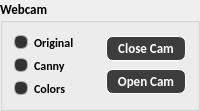
           <widget class="QGroupBox" name="groupBox_2">
            <property name="minimumSize">
             <size>
              <width>200</width>
              <height>100</height>
             </size>
            </property>
            <property name="font">
             <font>
              <family>Calibri</family>
              <pointsize>10</pointsize>
              <weight>75</weight>
              <bold>true</bold>
             </font>
            </property>
            <property name="autoFillBackground">
             <bool>false</bool>
            </property>
            <property name="title">
             <string>Webcam</string>
            </property>
            <layout class="QHBoxLayout" name="horizontalLayout_13">
             <item>
              <layout class="QVBoxLayout" name="verticalLayout_9">
               <item>
                <widget class="QRadioButton" name="radioButton_webcam_original">
                 <property name="font">
                  <font>
                   <family>Calibri</family>
                   <pointsize>9</pointsize>
                   <weight>75</weight>
                   <italic>false</italic>
                   <bold>true</bold>
                  </font>
                 </property>
                 <property name="styleSheet">
                  <string notr="true">QRadioButton::indicator:checked, QRadioButton::indicator:unchecked{
    color: #b1b1b1;
    background-color: #323232;
    border: 1px solid #b1b1b1;
    border-radius: 6px;
}

QRadioButton::indicator:checked
{
    background-color: qradialgradient(
        cx: 0.5, cy: 0.5,
        fx: 0.5, fy: 0.5,
        radius: 1.0,
        stop: 0.25 #ffaa00,
        stop: 0.3 #323232
    );
}

QRadioButton::indicator
{
    border-radius: 6px;
}

QRadioButton::indicator:hover, QCheckBox::indicator:hover
{
    border: 1px solid #ffaa00;
}</string>
                 </property>
                 <property name="text">
                  <string>Original</string>
                 </property>
                </widget>
               </item>
               <item>
                <widget class="QRadioButton" name="radioButton_webcam_canny">
                 <property name="font">
                  <font>
                   <family>Calibri</family>
                   <pointsize>9</pointsize>
                   <weight>75</weight>
                   <italic>false</italic>
                   <bold>true</bold>
                  </font>
                 </property>
                 <property name="styleSheet">
                  <string notr="true">QRadioButton::indicator:checked, QRadioButton::indicator:unchecked{
    color: #b1b1b1;
    background-color: #323232;
    border: 1px solid #b1b1b1;
    border-radius: 6px;
}

QRadioButton::indicator:checked
{
    background-color: qradialgradient(
        cx: 0.5, cy: 0.5,
        fx: 0.5, fy: 0.5,
        radius: 1.0,
        stop: 0.25 #ffaa00,
        stop: 0.3 #323232
    );
}

QRadioButton::indicator
{
    border-radius: 6px;
}

QRadioButton::indicator:hover, QCheckBox::indicator:hover
{
    border: 1px solid #ffaa00;
}</string>
                 </property>
                 <property name="text">
                  <string>Canny</string>
                 </property>
                </widget>
               </item>
               <item>
                <widget class="QRadioButton" name="radioButton_webcam_colors">
                 <property name="font">
                  <font>
                   <family>Calibri</family>
                   <pointsize>9</pointsize>
                   <weight>75</weight>
                   <italic>false</italic>
                   <bold>true</bold>
                  </font>
                 </property>
                 <property name="styleSheet">
                  <string notr="true">QRadioButton::indicator:checked, QRadioButton::indicator:unchecked{
    color: #b1b1b1;
    background-color: #323232;
    border: 1px solid #b1b1b1;
    border-radius: 6px;
}

QRadioButton::indicator:checked
{
    background-color: qradialgradient(
        cx: 0.5, cy: 0.5,
        fx: 0.5, fy: 0.5,
        radius: 1.0,
        stop: 0.25 #ffaa00,
        stop: 0.3 #323232
    );
}

QRadioButton::indicator
{
    border-radius: 6px;
}

QRadioButton::indicator:hover, QCheckBox::indicator:hover
{
    border: 1px solid #ffaa00;
}</string>
                 </property>
                 <property name="text">
                  <string>Colors</string>
                 </property>
                </widget>
               </item>
              </layout>
             </item>
             <item>
              <spacer name="horizontalSpacer_25">
               <property name="orientation">
                <enum>Qt::Horizontal</enum>
               </property>
               <property name="sizeHint" stdset="0">
                <size>
                 <width>19</width>
                 <height>20</height>
                </size>
               </property>
              </spacer>
             </item>
             <item>
              <layout class="QVBoxLayout" name="verticalLayout_7">
               <item>
                <widget class="QPushButton" name="pushButton_close_webcam">
                 <property name="minimumSize">
                  <size>
                   <width>80</width>
                   <height>25</height>
                  </size>
                 </property>
                 <property name="font">
                  <font>
                   <weight>75</weight>
                   <italic>false</italic>
                   <bold>true</bold>
                   <underline>false</underline>
                   <strikeout>false</strikeout>
                  </font>
                 </property>
                 <property name="styleSheet">
                  <string notr="true">QPushButton {
border-style: solid;
border: 1px solid rgb(255, 255, 255);
border-radius:7px;

background-color: #3d3d3d;
color: #fff;
}

QPushButton:hover {
color:#ccc;
background-color: qlineargradient(spread:pad, x1:0.517, y1:0, x2:0.517, y2:1, stop:0 rgba(45,45,45,255), stop:0.505682 rgba(45,45,45,255), stop:1 rgba(29,29,29,255));
border: 2px solid #2d89ef;
}

QPushButton:pressed {
background-color:  qlineargradient(spread:pad, x1:0.517, y1:0, x2:0.517, y2:1, stop:0 rgba(29,29,29,255), stop:0.505682 rgba(45,45,45,255), stop:1 rgba(29,29,29,255));
}</string>
                 </property>
                 <property name="text">
                  <string>Close Cam</string>
                 </property>
                </widget>
               </item>
               <item>
                <widget class="QPushButton" name="pushButton_open_webcam">
                 <property name="minimumSize">
                  <size>
                   <width>80</width>
                   <height>25</height>
                  </size>
                 </property>
                 <property name="font">
                  <font>
                   <weight>75</weight>
                   <italic>false</italic>
                   <bold>true</bold>
                   <underline>false</underline>
                   <strikeout>false</strikeout>
                  </font>
                 </property>
                 <property name="styleSheet">
                  <string notr="true">QPushButton {
border-style: solid;
border: 1px solid rgb(255, 255, 255);
border-radius:7px;

background-color: #3d3d3d;
color: #fff;
}

QPushButton:hover {
color:#ccc;
background-color: qlineargradient(spread:pad, x1:0.517, y1:0, x2:0.517, y2:1, stop:0 rgba(45,45,45,255), stop:0.505682 rgba(45,45,45,255), stop:1 rgba(29,29,29,255));
border: 2px solid #2d89ef;
}

QPushButton:pressed {
background-color:  qlineargradient(spread:pad, x1:0.517, y1:0, x2:0.517, y2:1, stop:0 rgba(29,29,29,255), stop:0.505682 rgba(45,45,45,255), stop:1 rgba(29,29,29,255));
}</string>
                 </property>
                 <property name="text">
                  <string>Open Cam</string>
                 </property>
                </widget>
               </item>
              </layout>
             </item>
            </layout>
           </widget>
